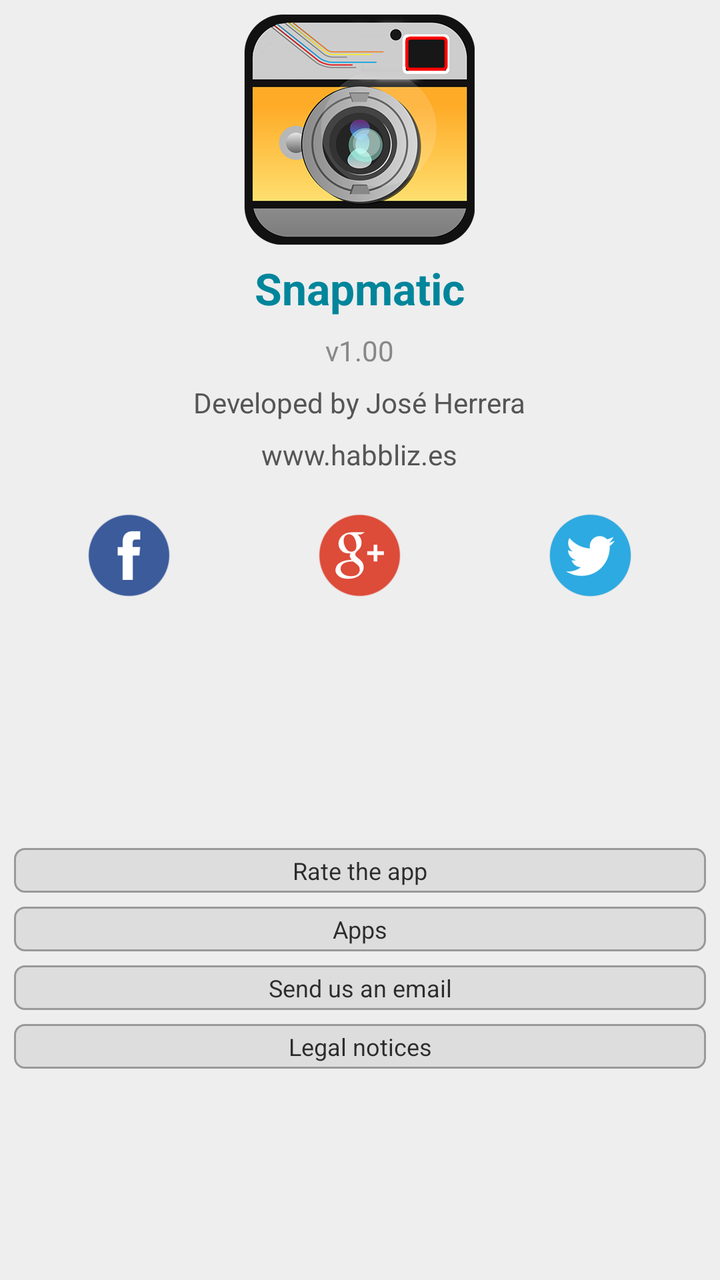
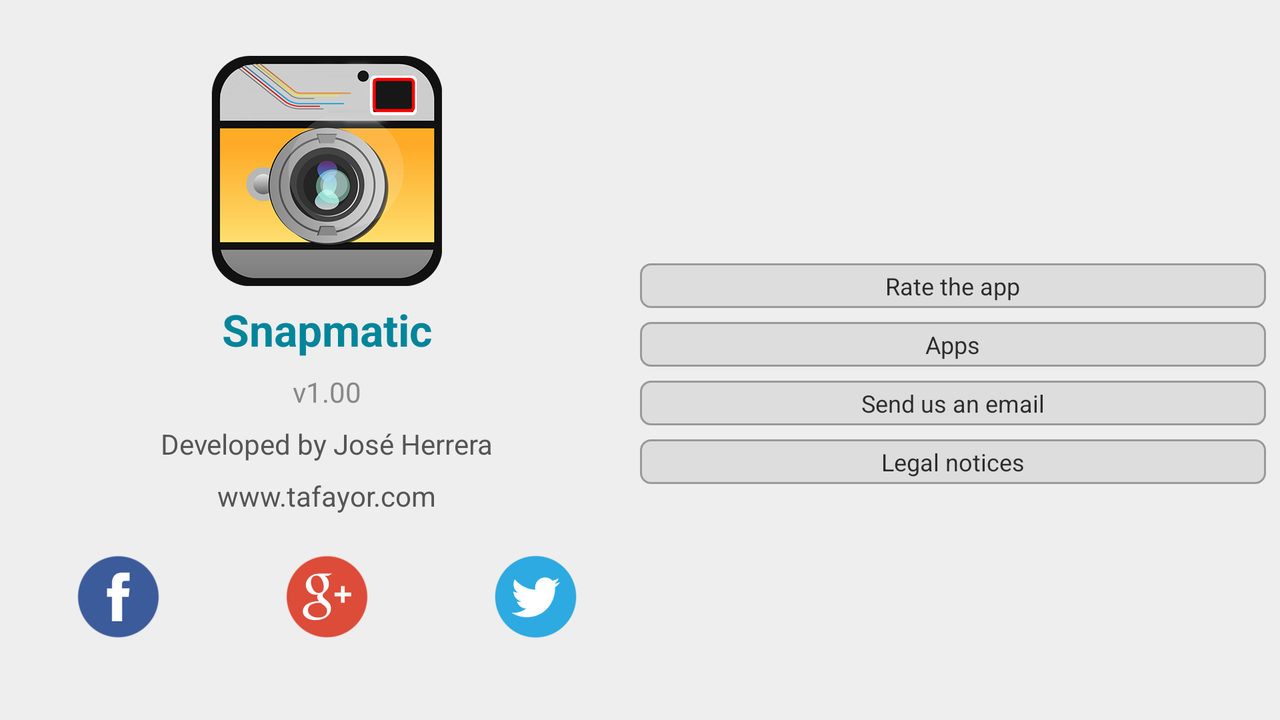

The same Android screen from two of the app's own layout files: first res/layout/ as a phone draws it, then the repository's variant for another configuration, drawn on a device whose configuration selects that folder. Both files follow.
<!-- AndroidManifest.xml: application theme AppTheme -->
<!-- res/layout/fragment_about.xml -->
<LinearLayout
    xmlns:android="http://schemas.android.com/apk/res/android"
    style="@style/PageStyle"
    android:id="@+id/rl_root"
    android:layout_width="fill_parent"
    android:layout_height="fill_parent"
    android:orientation="vertical"
    android:gravity="center_horizontal"

    >


    <LinearLayout
        android:id="@+id/ll_appInfo"
        android:layout_width="wrap_content"
        android:layout_height="wrap_content"
        android:orientation="vertical"
        android:gravity="center"
        >

        <ImageView
            android:layout_width="wrap_content"
            android:layout_height="wrap_content"
            android:src="@drawable/ic_logo"
            />

        <TextView
            android:id="@+id/app_title"
            style="@style/TitleStyle"
            android:layout_width="wrap_content"
            android:layout_height="wrap_content"
            android:text="@string/app_name"
            android:layout_marginTop="@dimen/about_itemSpacing"
            />

        <TextView
            style="@style/SecondaryContentStyle"
            android:id="@+id/tv_version"
            android:layout_width="wrap_content"
            android:layout_height="wrap_content"
            android:text="v1.00"
            android:layout_marginTop="@dimen/about_itemSpacing"
            />


        <TextView

            style="@style/ContentStyle"
            android:layout_width="wrap_content"
            android:layout_height="wrap_content"
            android:text="@string/about_developedBy"
            android:gravity="center"
            android:layout_marginTop="@dimen/about_itemSpacing"
            />

        <TextView

            style="@style/ContentStyle"
            android:layout_width="wrap_content"
            android:layout_height="wrap_content"
            android:text="www.habbliz.es"
            android:gravity="center"
            android:layout_marginTop="@dimen/about_itemSpacing"
            />
    </LinearLayout>


    <LinearLayout
        android:layout_width="match_parent"
        android:layout_height="wrap_content"
        android:orientation="horizontal"
        android:gravity="center"
        android:layout_marginTop="@dimen/about_sectionSpacing"
        >

        <ImageButton
            android:id="@+id/social_facebook"
            style="@style/HighlightButtonStyle"
            android:layout_width="0dp"
            android:layout_weight="33"
            android:layout_height="wrap_content"
            android:src="@drawable/ic_social_facebook"
            android:scaleType="centerInside"
            />

        <ImageButton
            android:id="@+id/social_gplus"
            style="@style/HighlightButtonStyle"
            android:layout_width="0dp"
            android:layout_weight="33"
            android:layout_height="wrap_content"
            android:src="@drawable/ic_social_gplus"
            android:scaleType="centerInside"
            />

        <ImageButton
            android:id="@+id/social_twitter"
            style="@style/HighlightButtonStyle"
            android:layout_width="0dp"
            android:layout_weight="33"
            android:layout_height="wrap_content"
            android:src="@drawable/ic_social_twitter"
            android:scaleType="centerInside"
            />

    </LinearLayout>






    <ScrollView

        android:layout_width="fill_parent"
        android:layout_height="match_parent"
        android:fillViewport="true"
        android:layout_marginTop="@dimen/about_sectionSpacing"
        >

        <LinearLayout
            android:id="@+id/ll_actions"
            android:layout_width="match_parent"
            android:layout_height="wrap_content"
            android:orientation="vertical"
            android:layout_below="@+id/ll_appInfo"
            android:gravity="center"

            >



            <Button
                android:id="@+id/btn_rate"
                android:layout_width="match_parent"
                android:layout_height="wrap_content"
                android:layout_marginTop="@dimen/btn_margin"
                android:padding="@dimen/btn_padding"
                android:textSize="@dimen/btn_textSize"
                android:background="@drawable/default_button_selector"
                android:textColor="@color/g_dark_alpha"
                android:text="@string/share_rateUs_btn"
                />



            <Button
                android:id="@+id/btn_upgrade"
                android:layout_width="match_parent"
                android:layout_height="wrap_content"
                android:layout_marginTop="@dimen/btn_margin"
                android:padding="@dimen/btn_padding"
                android:textSize="@dimen/btn_textSize"
                android:background="@drawable/default_button_selector"
                android:textColor="@color/g_dark_alpha"
                android:text="@string/about_upgrade_btn"
                android:visibility="gone"
                />




            <Button
                android:id="@+id/btn_otherApps"
                android:layout_width="match_parent"
                android:layout_height="wrap_content"
                android:layout_marginTop="@dimen/btn_margin"
                android:padding="@dimen/btn_padding"
                android:textSize="@dimen/btn_textSize"
                android:background="@drawable/default_button_selector"
                android:textColor="@color/g_dark_alpha"
                android:text="@string/about_otherApps_btn"
                />

            <Button
                android:id="@+id/btn_sendEmail"
                android:layout_width="match_parent"
                android:layout_height="wrap_content"
                android:layout_marginTop="@dimen/btn_margin"
                android:padding="@dimen/btn_padding"
                android:textSize="@dimen/btn_textSize"
                android:background="@drawable/default_button_selector"
                android:textColor="@color/g_dark_alpha"
                android:text="@string/about_sendUsEmail_btn"
                />

            <Button
                android:id="@+id/btn_legalNotices"
                android:layout_width="match_parent"
                android:layout_height="wrap_content"
                android:layout_marginTop="@dimen/btn_margin"
                android:padding="@dimen/btn_padding"
                android:textSize="@dimen/btn_textSize"
                android:background="@drawable/default_button_selector"
                android:textColor="@color/g_dark_alpha"
                android:text="@string/about_legalNotices_btn"
                />

            <Button
                android:id="@+id/btn_contributions"
                android:layout_width="match_parent"
                android:layout_height="wrap_content"
                android:layout_marginTop="@dimen/btn_margin"
                android:padding="@dimen/btn_padding"
                android:textSize="@dimen/btn_textSize"
                android:background="@drawable/default_button_selector"
                android:textColor="@color/g_dark_alpha"
                android:text="@string/about_contributions_btn"
                android:visibility="gone"
                />


        </LinearLayout>


    </ScrollView>







</LinearLayout>
<!-- resources referenced by this layout -->
<resources>
  <color name="g_dark_alpha">#cc000000</color>
  <dimen name="about_itemSpacing">7dp</dimen>
  <dimen name="about_sectionSpacing">7dp</dimen>
  <dimen name="btn_margin">7dp</dimen>
  <dimen name="btn_padding">3dp</dimen>
  <dimen name="btn_textSize">12sp</dimen>
  <!-- drawable default_button_selector (drawable) -->
  <?xml version="1.0" encoding="utf-8"?>
  <selector xmlns:android="http://schemas.android.com/apk/res/android">
  
  
      <item android:drawable="@drawable/default_btn_pressed_bg" android:state_pressed="true"></item>
      <item android:drawable="@drawable/default_btn_normal_bg"></item>
  
  
  </selector>
  <string name="about_contributions_btn">Contributions</string>
  <string name="about_developedBy">Developed by José Herrera</string>
  <string name="about_legalNotices_btn">Legal notices</string>
  <string name="about_otherApps_btn">Apps</string>
  <string name="about_sendUsEmail_btn">Send us an email</string>
  <string name="about_upgrade_btn">Upgrade to Pro version</string>
  <string name="app_name" translatable="false">Snapmatic</string>
  <string name="share_rateUs_btn">Rate the app</string>
  <style name="ContentStyle">
          <item name="android:textAppearance">?android:textAppearanceSmall</item>
          <item name="android:background">@color/page_bc</item>
          <item name="android:textColor">@color/page_textPrimary</item>
      </style>
  <style name="PageStyle">
          <item name="android:paddingTop">@dimen/page_padding</item>
          <item name="android:paddingBottom">@dimen/page_padding</item>
          <item name="android:paddingLeft">@dimen/page_padding</item>
          <item name="android:paddingRight">@dimen/page_padding</item>
          <item name="android:background">@color/page_bc</item>
  
      </style>
  <style name="SecondaryContentStyle" parent="ContentStyle">
          <item name="android:textAppearance">?android:textAppearanceSmall</item>
          <item name="android:textColor">@color/page_textSecondary</item>
      </style>
  <style name="TitleStyle">
          <item name="android:textAppearance">?android:textAppearanceLarge</item>
          <item name="android:background">@color/page_bc</item>
          <item name="android:textColor">@color/page_TitleTextColor</item>
          <item name="android:textStyle">bold</item>
      </style>
  <!-- drawable default_btn_normal_bg (drawable) -->
  <?xml version="1.0" encoding="utf-8"?>
  <shape xmlns:android="http://schemas.android.com/apk/res/android"
      android:shape="rectangle"  >
  
      <solid android:color="@color/btn_normal_bg" />
      <stroke android:color="@color/btn_stroke" android:width="@dimen/btn_strokeSize"/>
      <corners android:radius="@dimen/btn_radius"/>
  
  </shape>
  <item name="page_bc" type="color">#EEEEEE</item>
  <item name="page_textPrimary" type="color">#555555</item>
  <dimen name="page_padding">7dp</dimen>
  <item name="page_textSecondary" type="color">#888888</item>
  <item name="page_TitleTextColor" type="color">#00859B</item>
  <!-- from res/values-v19/ -->
  <style name="AppBaseTheme" parent="Theme.AppCompat.Light.NoActionBar">
  
          <item name="android:windowTranslucentStatus">true</item>
  
      </style>
  <style name="MyButtonStyle" parent="@android:style/Widget.Button">
  
      </style>
  <style name="AppTheme.ActionBar" parent="Widget.AppCompat.Light.ActionBar">
  
      </style>
  <color name="btn_pressed_bg">#00ACC1</color>
  <color name="btn_stroke">#999999</color>
  <dimen name="btn_strokeSize">1dp</dimen>
  <dimen name="btn_radius">5dp</dimen>
  <color name="btn_normal_bg">#dddddd</color>
  <item name="heighlight_pressedBC" type="color">#cccccc</item>
  <dimen name="heightlight_radius">7dp</dimen>
  <dimen name="heightlight_padding">3dp</dimen>
  <item name="heighlight_normalBC" type="color">#00000000</item>
</resources>
<!-- res/layout-land/fragment_about.xml (the repository's variant of the layout above) -->
<!-- drawn on the phone turned sideways -->
<LinearLayout
    xmlns:android="http://schemas.android.com/apk/res/android"
    style="@style/PageStyle"
    android:id="@+id/rl_root"
    android:layout_width="fill_parent"
    android:layout_height="fill_parent"
    android:orientation="horizontal"
    android:gravity="center_horizontal"

    >


    <ScrollView
        android:layout_width="0dp"
        android:layout_weight="50"
        android:layout_height="match_parent"
        android:fillViewport="true"
        >

        <LinearLayout
            android:id="@+id/ll_appInfo"
            android:layout_width="match_parent"
            android:layout_height="match_parent"
            android:orientation="vertical"
            android:gravity="center"
            >

            <ImageView
                android:layout_width="wrap_content"
                android:layout_height="wrap_content"
                android:src="@drawable/ic_logo"
                />

            <TextView
                android:id="@+id/app_title"
                style="@style/TitleStyle"
                android:layout_width="wrap_content"
                android:layout_height="wrap_content"
                android:text="@string/app_name"
                android:layout_marginTop="@dimen/about_itemSpacing"
                />

            <TextView
                style="@style/SecondaryContentStyle"
                android:id="@+id/tv_version"
                android:layout_width="wrap_content"
                android:layout_height="wrap_content"
                android:text="v1.00"
                android:layout_marginTop="@dimen/about_itemSpacing"
                />


            <TextView

                style="@style/ContentStyle"
                android:layout_width="wrap_content"
                android:layout_height="wrap_content"
                android:text="@string/about_developedBy"
                android:gravity="center"
                android:layout_marginTop="@dimen/about_itemSpacing"
                />

            <TextView

                style="@style/ContentStyle"
                android:layout_width="wrap_content"
                android:layout_height="wrap_content"
                android:text="www.tafayor.com"
                android:gravity="center"
                android:layout_marginTop="@dimen/about_itemSpacing"
                />

            <LinearLayout
                android:layout_width="match_parent"
                android:layout_height="wrap_content"
                android:orientation="horizontal"
                android:gravity="center"
                android:layout_marginTop="@dimen/about_sectionSpacing"
                >

                <ImageButton
                    android:id="@+id/social_facebook"
                    style="@style/HighlightButtonStyle"
                    android:layout_width="0dp"
                    android:layout_weight="33"
                    android:layout_height="wrap_content"
                    android:src="@drawable/ic_social_facebook"
                    android:scaleType="centerInside"
                    />

                <ImageButton
                    android:id="@+id/social_gplus"
                    style="@style/HighlightButtonStyle"
                    android:layout_width="0dp"
                    android:layout_weight="33"
                    android:layout_height="wrap_content"
                    android:src="@drawable/ic_social_gplus"
                    android:scaleType="centerInside"
                    />

                <ImageButton
                    android:id="@+id/social_twitter"
                    style="@style/HighlightButtonStyle"
                    android:layout_width="0dp"
                    android:layout_weight="33"
                    android:layout_height="wrap_content"
                    android:src="@drawable/ic_social_twitter"
                    android:scaleType="centerInside"
                    />

            </LinearLayout>
        </LinearLayout>


    </ScrollView>










    <ScrollView

        android:layout_width="0dp"
        android:layout_weight="50"
        android:layout_height="match_parent"
        android:fillViewport="true"
        android:layout_marginTop="@dimen/about_sectionSpacing"
        >

        <LinearLayout
            android:id="@+id/ll_actions"
            android:layout_width="match_parent"
            android:layout_height="wrap_content"
            android:orientation="vertical"
            android:layout_below="@+id/ll_appInfo"
            android:gravity="center"

            >




            <Button
                android:id="@+id/btn_rate"
                android:layout_width="match_parent"
                android:layout_height="wrap_content"
                android:layout_marginTop="@dimen/btn_margin"
                android:padding="@dimen/btn_padding"
                android:textSize="@dimen/btn_textSize"
                android:background="@drawable/default_button_selector"
                android:textColor="@color/g_dark_alpha"
                android:text="@string/share_rateUs_btn"
                />

            <Button
                android:id="@+id/btn_upgrade"
                android:layout_width="match_parent"
                android:layout_height="wrap_content"
                android:layout_marginTop="@dimen/btn_margin"
                android:padding="@dimen/btn_padding"
                android:textSize="@dimen/btn_textSize"
                android:background="@drawable/default_button_selector"
                android:textColor="@color/g_dark_alpha"
                android:text="@string/about_upgrade_btn"
                android:visibility="gone"
                />




            <Button
                android:id="@+id/btn_otherApps"
                android:layout_width="match_parent"
                android:layout_height="wrap_content"
                android:layout_marginTop="@dimen/btn_margin"
                android:padding="@dimen/btn_padding"
                android:textSize="@dimen/btn_textSize"
                android:background="@drawable/default_button_selector"
                android:textColor="@color/g_dark_alpha"
                android:text="@string/about_otherApps_btn"
                />

            <Button
                android:id="@+id/btn_sendEmail"
                android:layout_width="match_parent"
                android:layout_height="wrap_content"
                android:layout_marginTop="@dimen/btn_margin"
                android:padding="@dimen/btn_padding"
                android:textSize="@dimen/btn_textSize"
                android:background="@drawable/default_button_selector"
                android:textColor="@color/g_dark_alpha"
                android:text="@string/about_sendUsEmail_btn"
                />

            <Button
                android:id="@+id/btn_legalNotices"
                android:layout_width="match_parent"
                android:layout_height="wrap_content"
                android:layout_marginTop="@dimen/btn_margin"
                android:padding="@dimen/btn_padding"
                android:textSize="@dimen/btn_textSize"
                android:background="@drawable/default_button_selector"
                android:textColor="@color/g_dark_alpha"
                android:text="@string/about_legalNotices_btn" />

            <Button
                android:id="@+id/btn_contributions"
                android:layout_width="match_parent"
                android:layout_height="wrap_content"
                android:layout_marginTop="@dimen/btn_margin"
                android:padding="@dimen/btn_padding"
                android:textSize="@dimen/btn_textSize"
                android:background="@drawable/default_button_selector"
                android:textColor="@color/g_dark_alpha"
                android:text="@string/about_contributions_btn"
                android:visibility="gone"
                />


        </LinearLayout>


    </ScrollView>







</LinearLayout>
